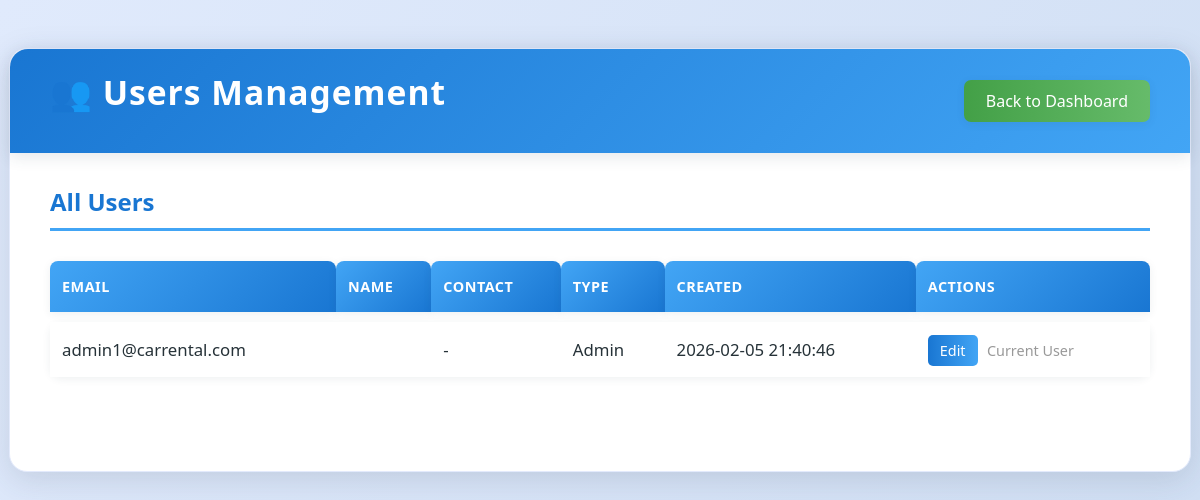
Page /users_list.php (signed in) on the committed database.
### tables this page shows
CREATE TABLE IF NOT EXISTS users (
    id INT AUTO_INCREMENT PRIMARY KEY,
    email VARCHAR(100) NOT NULL UNIQUE,
    password VARCHAR(100) NOT NULL,
    name VARCHAR(50) DEFAULT NULL,
    surname VARCHAR(50) DEFAULT NULL,
    contact VARCHAR(20) DEFAULT NULL,
    address TEXT DEFAULT NULL,
    usertype ENUM('client', 'admin') DEFAULT 'client',
    created_at DATETIME DEFAULT CURRENT_TIMESTAMP
);

### users_list.php (the view, shortened to what this page needs)
<?php
include 'php/db.php';
$users_query = "SELECT * FROM users ORDER BY created_at DESC";
$users_result = $conn->query($users_query);
?>
<!DOCTYPE html>
<html lang="en">
<head>
    <link rel="stylesheet" href="css/style.css">
</head>
<body>
    <div class="dashboard-container">
        <div class="dashboard-header">
            <h2>👥 Users Management</h2>
            <div class="dashboard-header-nav">
                <a href="admin_dashboard.php" class="account-btn">Back to Dashboard</a>
            </div>
        </div>
        <h3>All Users</h3>
        <table class="car-table">
            <thead>
                <tr>
                    <th>Email</th>
                    <th>Name</th>
                    <th>Contact</th>
                    <th>Type</th>
                    <th>Created</th>
                    <th>Actions</th>
                </tr>
            </thead>
            <tbody>
                <?php while($user = $users_result->fetch_assoc()): ?>
                <tr class="car-row">
                    <td><?php echo htmlspecialchars($user['email']); ?></td>
                    <td><?php echo htmlspecialchars(($user['name'] ?? '') . ' ' . ($user['surname'] ?? '')); ?></td>
                    <td><?php echo htmlspecialchars($user['contact'] ?? '-'); ?></td>
                    <td><?php echo htmlspecialchars(ucfirst($user['usertype'])); ?></td>
                    <td><?php echo htmlspecialchars($user['created_at']); ?></td>
                    <td>
                        <a href="edit_user.php?id=<?php echo $user['id']; ?>" style="background: linear-gradient(90deg, #1976d2 0%, #42a5f5 100%); color: #fff; padding: 6px 12px; border-radius: 5px; text-decoration: none; font-size: 0.9rem; margin-right: 5px;">Edit</a>
                        <?php if ($user['email'] !== $_SESSION['email']): ?>
                        <a href="php/delete_user.php?id=<?php echo $user['id']; ?>" onclick="return confirm('Are you sure you want to delete this user? This action cannot be undone!');" style="background: linear-gradient(90deg, #e53935 0%, #ff7043 100%); color: #fff; padding: 6px 12px; border-radius: 5px; text-decoration: none; font-size: 0.9rem;">Delete</a>
                        <?php else: ?>
                        <span style="color: #999; font-size: 0.9rem;">Current User</span>
                        <?php endif; ?>
                    </td>
                </tr>
                <?php endwhile; ?>
            </tbody>
        </table>
    </div>
</body>
</html>

### css/style.css (style rules this page uses)
:root { --primary-color: #1976d2; --primary-dark: #1565c0; --primary-light: #42a5f5; --secondary-color: #43a047; --secondary-dark: #2e7031; --danger-color: #e53935; --danger-dark: #b71c1c; --warning-color: #fbc02d; --success-color: #28a745; --text-primary: #263238; --text-secondary: #666; --bg-light: #f7fafd; --bg-white: #ffffff; --border-color: #e3eafc; --shadow-sm: 0 2px 8px rgba(44, 62, 80, 0.08); --shadow-md: 0 4px 16px rgba(44, 62, 80, 0.12); --shadow-lg: 0 8px 32px rgba(44, 62, 80, 0.15); }
body { background: linear-gradient(120deg, #e0eafc 0%, #cfdef3 100%); font-family: 'Segoe UI', 'Roboto', Arial, sans-serif; margin: 0; padding: 0; min-height: 100vh; color: var(--text-primary); }
.dashboard-header { background: linear-gradient(135deg, var(--primary-color) 0%, var(--primary-light) 100%); color: white; padding: 20px 40px; margin: -40px -40px 30px -40px; border-radius: 18px 18px 0 0; display: flex; justify-content: space-between; align-items: center; box-shadow: var(--shadow-md); }
.dashboard-header h2 { color: white; margin: 0; font-size: 1.8rem; font-weight: 600; letter-spacing: 0.5px; }
.dashboard-header-nav { display: flex; gap: 10px; align-items: center; }
.dashboard-container { max-width: 1100px; margin: 48px auto 48px auto; background: var(--bg-white); padding: 40px 40px 48px 40px; border-radius: 18px; box-shadow: var(--shadow-lg); border: 1px solid var(--border-color); }
.dashboard-container h2 { color: #fff; font-size: 2.1rem; margin-bottom: 18px; letter-spacing: 1px; font-weight: 700; }
.dashboard-container h3 { color: var(--primary-color); font-size: 1.5rem; margin-top: 32px; margin-bottom: 20px; font-weight: 600; padding-bottom: 10px; border-bottom: 3px solid var(--primary-light); }
.car-table { width: 100%; border-collapse: separate; border-spacing: 0 10px; margin-bottom: 36px; background: transparent; }
.car-table th, .car-table td { border: none; padding: 16px 12px; text-align: left; font-size: 1.05rem; }
.car-table th { background: linear-gradient(135deg, var(--primary-light) 0%, var(--primary-color) 100%); color: white; font-weight: 700; border-radius: 8px 8px 0 0; letter-spacing: 0.5px; box-shadow: var(--shadow-sm); text-transform: uppercase; font-size: 0.9rem; }
.car-row { cursor: pointer; background: var(--bg-white); border-radius: 12px; box-shadow: var(--shadow-sm); transition: all 0.3s ease; border-left: 4px solid transparent; }
a.account-btn, a.account-btn:link, a.account-btn:visited, a.account-btn:hover, a.account-btn:active, a.account-btn:focus { background: linear-gradient(90deg, var(--secondary-color) 0%, #66bb6a 100%) !important; color: white !important; padding: 10px 22px !important; border: none !important; border-radius: 7px !important; text-decoration: none !important; font-size: 1rem !important; font-weight: 500 !important; box-shadow: var(--shadow-sm) !important; transition: all 0.3s ease !important; display: inline-block !important; cursor: pointer !important; outline: none !important; }

### rows in the picture
users: email "admin1@carrental.com", contact "-", usertype "Admin", created_at "2026-02-05 21:40:46", shows "Current User"
